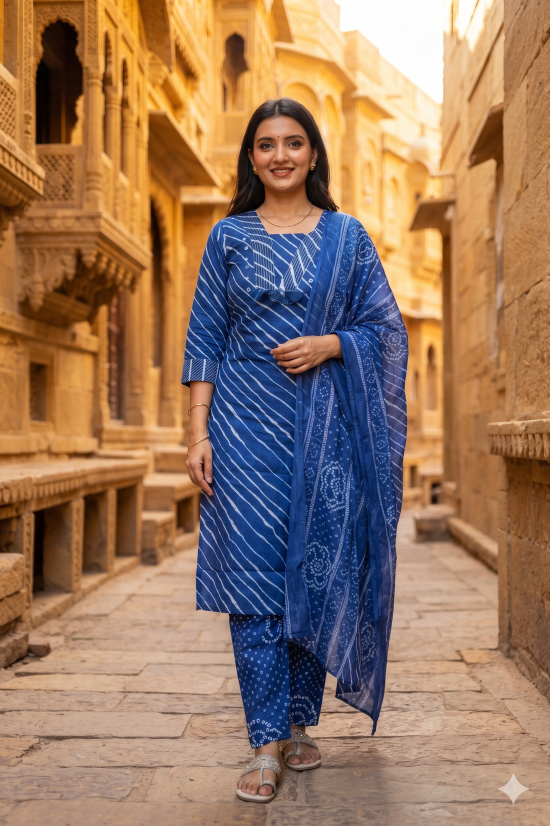
#> input picture marketing/product-photos/language-of-colours/blue-a-royal-blue-leheriya-suit.jpg, 1100 x 1651 px, found by its file name (shown at 1/2 size)
$ python language_of_colours_carousel.py ../product-photos/language-of-colours/blue-a-royal-blue-leheriya-suit.jpg ../product-photos/language-of-colours/blue-b-indigo-floral-coord.jpg
#> lines starting #> are read from the running program, lines starting #| are printed output that depends on the picture
#!/usr/bin/env python3
"""6-slide 4:5 carousel, "The language of Colours", in the layout of the reference post.

Slide 1: a painted-flower background with the white title "The language of Colours" (serif "The"/"of", large
script "language"/"Colours").
Slides 2-6: one colour each, as a 2 x 2 grid with no gaps:
    product photo  | mood picture (sky, leaves, mist, golden trees, blossom)
    text tile      | second product photo
The text tile has the colour's name in script and a short line in serif, tinted to that colour.

The mood pictures and the cover flowers are painted here in code. A real mood photo saved as
<photo-dir>/mood-<colour>.jpg (e.g. mood-warm-neutrals.jpg) is used instead of the painted one.

Usage:
    python3 language_of_colours_carousel.py <photo-dir> <out-dir>
"""
import math
import os
import sys

import numpy as np
from PIL import Image, ImageDraw, ImageFilter, ImageFont

W, H = 1080, 1350
TW, TH = W // 2, H // 2
FONTS = os.environ.get("KK_FONTS", "/tmp/claude-0/-home-user-kala-kari-creations/"
                       "b594b16c-4df2-59b6-99e4-9ab0ec789fa6/scratchpad/fonts")

# (name, poem lines, text-tile background, script colour, poem colour, photo a, photo b, mood painter, a-focus, b-focus)
COLOURS = [
    ("Blue", ["Calm as a clear sky,", "deep as hand-dyed indigo."], (255, 255, 255), (132, 148, 214), (150, 160, 205),
     "blue-a-royal-blue-leheriya-suit", "blue-b-indigo-floral-coord", "sky", 0.25, 0.3),
    ("Green", ["Fresh as new leaves,", "rooted in tradition."], (255, 255, 255), (118, 190, 168), (128, 182, 166),
     "green-a-parrot-green-jaipuri-suit", "green-b-olive-cotton-tunic", "leaves", 0.25, 0.3),
    ("Ivory", ["Soft, quiet and timeless,", "like a misty morning."], (171, 173, 177), (250, 250, 250),
     (245, 245, 246), "ivory-a-offwhite-black-tunic", "ivory-b-white-jaipuri-suit", "mist", 0.2, 0.25),
    ("Warm Neutrals", ["Earthy tones that feel", "like golden afternoons", "and coming home."], (255, 255, 255),
     (190, 172, 118), (180, 166, 128), "warm-a-coffee-pintuck-tunic", "warm-b-offwhite-brown-tunic", "golden",
     0.25, 0.05),
    ("Pink", ["Gentle, joyful and", "a little bit dreamy."], (255, 255, 255), (238, 168, 192), (236, 176, 196),
     "pink-a-baby-pink-jaipuri-suit", "pink-b-pink-jaipuri-handblock-suit", "blossom", 0.25, 0.28),
]


def font(fam, w, size, style="normal"):
    return ImageFont.truetype(os.path.join(FONTS, f"fontsource-{fam}", "package", "files",
                                           f"{fam}-latin-{w}-{style}.woff2"), size)


def fbm(h, w, seed, octaves=6, base=4):
#> called with h = 1350, w = 1080, seed = 30, octaves = 6, base = 6
    rng = np.random.default_rng(seed)
    out = np.zeros((h, w), np.float32)
    amp, tot = 1.0, 0.0
    for o in range(octaves):
        n = base * 2 ** o
        g = rng.random((max(2, int(n * h / w)), n)).astype(np.float32)
        out += amp * np.asarray(Image.fromarray(g).resize((w, h), Image.BICUBIC))
        tot += amp
        amp *= 0.5
    out /= tot
    return (out - out.min()) / (out.max() - out.min() + 1e-6)


def smooth(a, lo, hi):
    t = np.clip((a - lo) / (hi - lo), 0, 1)
    return t * t * (3 - 2 * t)


def vgrad(h, w, top, bot):
    t = np.linspace(0, 1, h)[:, None, None]
    return np.array(top, float) * (1 - t) + np.array(bot, float) * t * np.ones((1, w, 1))


def to_img(a):
    return Image.fromarray(np.clip(a, 0, 255).astype(np.uint8))


# ---------- mood pictures ----------

def mood_sky():
    img = vgrad(TH, TW, (104, 158, 226), (176, 212, 242))
    c = fbm(TH, TW, 11, 7, 3)
    c2 = fbm(TH, TW, 12, 5, 6)
    v = c * 0.8 + c2 * 0.35 + 0.18 * np.linspace(-0.4, 0.6, TW)[None, :]
    a = smooth(v, 0.46, 0.74)[..., None]
    up = np.roll(v, 18, axis=0)                       # brighter tops, grey-blue bases
    shade = (0.80 + 0.20 * smooth(v - up, -0.05, 0.08))[..., None]
    cloud = np.array([250, 251, 255]) * shade + np.array([-20, -10, 0]) * (1 - shade)
    img = img * (1 - a) + cloud * a
    return to_img(img).filter(ImageFilter.GaussianBlur(1.1))


def leaf_cluster(d, cx, cy, r, col, tip, rng):
    n = rng.integers(22, 30)
    for k in range(n):
        ang = 2 * math.pi * k / n + rng.normal(0, 0.12)
        L = r * rng.uniform(0.7, 1.05)
        wdt = r * 0.07
        pts = [(cx, cy)]
        for s in (1, -1):
            pass
        px, py = cx + L * math.cos(ang), cy + L * math.sin(ang)
        nx, ny = -math.sin(ang) * wdt, math.cos(ang) * wdt
        mx, my = cx + 0.45 * L * math.cos(ang), cy + 0.45 * L * math.sin(ang)
        d.polygon([(cx, cy), (mx + nx, my + ny), (px, py), (mx - nx, my - ny)], fill=col)
        d.line([(cx, cy), (px, py)], fill=tip, width=max(1, int(r * 0.02)))


def mood_leaves():
    rng = np.random.default_rng(5)
    base = to_img(vgrad(TH, TW, (52, 104, 98), (36, 82, 78)) * (0.85 + 0.3 * fbm(TH, TW, 3, 5, 3))[..., None])
    for layer, (blur, rr, cnt, col, tip) in enumerate([(14, 120, 14, (84, 140, 132), (110, 165, 156)),
                                                       (6, 100, 10, (112, 176, 164), (150, 204, 192)),
                                                       (1.4, 92, 6, (136, 202, 188), (182, 228, 216))]):
        lay = Image.new("RGBA", (TW, TH), (0, 0, 0, 0))
        d = ImageDraw.Draw(lay)
        for _ in range(cnt):
            cx, cy = rng.uniform(-40, TW + 40), rng.uniform(-40, TH + 40)
            leaf_cluster(d, cx, cy, rr * rng.uniform(0.8, 1.2), col + (255,), tip + (255,), rng)
        base = base.convert("RGBA")
        base.alpha_composite(lay.filter(ImageFilter.GaussianBlur(blur)))
    return base.convert("RGB")


# [99 lines left out: functions treeline, mood_mist, mood_golden, mood_blossom, not called in this run]


MOODS = {"sky": mood_sky, "leaves": mood_leaves, "mist": mood_mist, "golden": mood_golden, "blossom": mood_blossom}


# ---------- tiles ----------

def photo_tile(path, fy, zoom=1.16):
    """4:5 crop; the slight zoom keeps the generator's corner mark out of frame."""
    im = Image.open(path).convert("RGB")
    s = max(TW / im.width, TH / im.height) * zoom
    im = im.resize((round(im.width * s), round(im.height * s)), Image.LANCZOS)
    x = (im.width - TW) // 2
    y = int((im.height - TH) * fy)
    return im.crop((x, y, x + TW, y + TH))


def text_tile(name, lines, bg, c_script, c_body):
    t = Image.new("RGB", (TW, TH), bg)
    d = ImageDraw.Draw(t)
    words = name.split()
    fs = font("great-vibes", 400, 118 if len(words) == 1 else 104)
    fb = font("cormorant-garamond", 500, 33)
    pitch = 46
    block = len(words) * 100 + 30 + pitch * len(lines)
    y = TH / 2 - block / 2 + 50
    for wd in words:
        d.text((TW / 2, y), wd, font=fs, fill=c_script, anchor="mm")
        y += 100
    y += 10
    for ln in lines:
        d.text((TW / 2, y), ln, font=fb, fill=c_body, anchor="mm")
        y += pitch
    return t


# ---------- cover ----------

def petal(d, cx, cy, ang, L, w, fill, line):
    pts = []
    for k in range(25):
        t = k / 24
        r = L * t
        wd = w * math.sin(math.pi * t) ** 0.8 * (1 + 0.15 * math.sin(7 * t))
        pts.append((r, wd))
    poly = [(cx + r * math.cos(ang) - s * math.sin(ang), cy + r * math.sin(ang) + s * math.cos(ang))
            for r, s in pts] + [(cx + r * math.cos(ang) + s * math.sin(ang), cy + r * math.sin(ang) - s * math.cos(ang))
                                for r, s in reversed(pts)]
    d.polygon(poly, fill=fill)
    d.line(poly + [poly[0]], fill=line, width=3)
    for k in (-0.25, 0, 0.25):                # vein strokes
        a2 = ang + k * 0.6
        d.line([(cx, cy), (cx + 0.8 * L * math.cos(a2), cy + 0.8 * L * math.sin(a2))], fill=line, width=2)


def flower(lay, cx, cy, R, rng, base, line, centre=True):
    d = ImageDraw.Draw(lay)
    n = rng.integers(6, 9)
    for k in range(n):
        a = 2 * math.pi * k / n + rng.normal(0, 0.15)
        tint = rng.uniform(-14, 14)
        fill = tuple(int(min(255, max(0, c + tint))) for c in base) + (205,)
        petal(d, cx, cy, a, R * rng.uniform(0.85, 1.1), R * 0.42, fill, line + (230,))
    if centre:
        d.ellipse((cx - R * 0.2, cy - R * 0.2, cx + R * 0.2, cy + R * 0.2), fill=(244, 188, 56, 255))
        for _ in range(26):
            a, r = rng.uniform(0, 2 * math.pi), rng.uniform(0.15, 0.33) * R
            x, y = cx + r * math.cos(a), cy + r * math.sin(a)
            d.ellipse((x - 6, y - 6, x + 6, y + 6), fill=(236, 170, 40, 255))


def leaf(d, x, y, ang, L, w, col):
    petal(d, x, y, ang, L, w, col + (235,), tuple(int(c * 0.8) for c in col) + (200,))


def bud(d, x, y, ang, s):
    c = (128, 156, 210)
    d.ellipse((x - s, y - s * 0.8, x + s, y + s * 0.8), fill=c + (240,))
    d.polygon([(x - s, y), (x - s * 0.4, y - s * 1.2), (x, y - s * 0.3), (x + s * 0.4, y - s * 1.2), (x + s, y)],
              fill=(150, 176, 222, 240))
    d.ellipse((x - s * 0.18, y - s * 0.1, x + s * 0.18, y + s * 0.3), fill=(40, 52, 80, 255))
    d.line([(x - s * 0.5, y + s * 0.2), (x - s * 0.2, y + s * 0.6)], fill=(70, 90, 140, 255), width=3)


def cover():
    rng = np.random.default_rng(14)
    paper = vgrad(H, W, (222, 218, 210), (214, 210, 202)) + (fbm(H, W, 30, 6, 6)[..., None] - 0.5) * 14
    paper += rng.normal(0, 3, (H, W, 1))
    im = to_img(paper).convert("RGBA")
    lay = Image.new("RGBA", (W, H), (0, 0, 0, 0))
#> lay: PIL image 1080x1350 RGBA; every value is 0
    d = ImageDraw.Draw(lay)
    # stems and leaves
    olive = (176, 176, 140)
    for x0, y0, x1, y1 in ((560, 1350, 640, 300), (90, 1350, 260, 760), (980, 1350, 900, 900), (300, 0, 180, 420),
                           (760, 0, 820, 380), (40, 300, 300, 650)):
        d.line([(x0, y0), ((x0 + x1) / 2 + 40, (y0 + y1) / 2), (x1, y1)], fill=(150, 152, 112, 255), width=7,
               joint="curve")
    for _ in range(26):
        x, y = rng.uniform(0, W), rng.uniform(0, H)
        leaf(d, x, y, rng.uniform(0, 2 * math.pi), rng.uniform(120, 240), rng.uniform(26, 40),
             tuple(int(c + rng.uniform(-12, 12)) for c in olive))
    im.alpha_composite(lay.filter(ImageFilter.GaussianBlur(0.6)))
    # flowers: peach/coral blooms, as in the reference
    lay = Image.new("RGBA", (W, H), (0, 0, 0, 0))
    for cx, cy, R, base in ((700, 160, 210, (244, 178, 160)), (-20, 820, 230, (238, 128, 84)),
                            (980, 800, 220, (246, 190, 172)), (940, 1180, 210, (232, 92, 70)),
                            (600, 1000, 180, (240, 150, 110)), (60, 1240, 190, (246, 196, 180)),
                            (330, 520, 120, (246, 196, 182))):
        flower(lay, cx, cy, R, rng, base, tuple(int(c * 0.8) for c in base), centre=R < 200 or base[1] > 150)
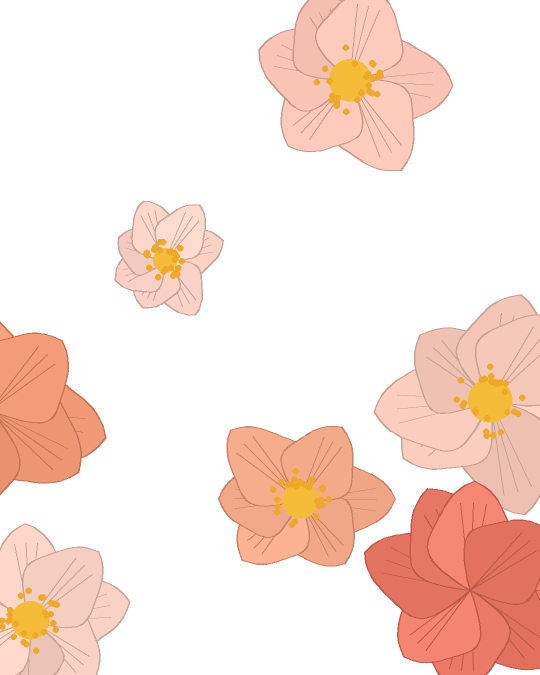
#> lay: PIL image 1080x1350 RGBA (shown at 1/2 size); mean R, G, B, A 81.2, 53.2, 42.6, 72.2; transparent parts drawn white
    tex = fbm(H, W, 31, 6, 10)
    a = np.asarray(lay.getchannel("A"), float) * (0.62 + 0.38 * tex)
    lay.putalpha(to_img(a))
    im.alpha_composite(lay.filter(ImageFilter.GaussianBlur(1.2)))
    lay = Image.new("RGBA", (W, H), (0, 0, 0, 0))
    d = ImageDraw.Draw(lay)
    for (x, y) in ((70, 120), (150, 230), (60, 330), (220, 330), (110, 470), (210, 60), (330, 140),
                   (460, 1170), (540, 1260), (620, 1180), (380, 1290), (700, 1300), (520, 1110), (840, 30)):
        bud(d, x, y, 0, rng.uniform(26, 36))
    im.alpha_composite(lay.filter(ImageFilter.GaussianBlur(0.5)))
    # a soft wash so the white title reads, like the reference's muted look
    wash = Image.new("RGBA", (W, H), (205, 200, 194, 0))
    yy = np.linspace(-1, 1, H)[:, None]
    xx = np.linspace(-1, 1, W)[None, :]
    a = np.clip(1 - (xx ** 2 / 0.9 + (yy - 0.05) ** 2 / 0.35), 0, 1) * 70
    wash.putalpha(to_img(a))
    im.alpha_composite(wash)
    # title
    t = Image.new("RGBA", (W, H), (0, 0, 0, 0))
    d = ImageDraw.Draw(t)
    serif = font("cormorant-garamond", 500, 74)
    script = font("great-vibes", 400, 230)
    for txt, f, y in (("The", serif, 445), ("language", script, 560), ("of", serif, 690), ("Colours", script, 820)):
        d.text((W / 2, y), txt, font=f, fill=(255, 255, 255, 255), anchor="mm")
    sh = t.getchannel("A").filter(ImageFilter.GaussianBlur(6)).point(lambda v: int(v * 0.25))
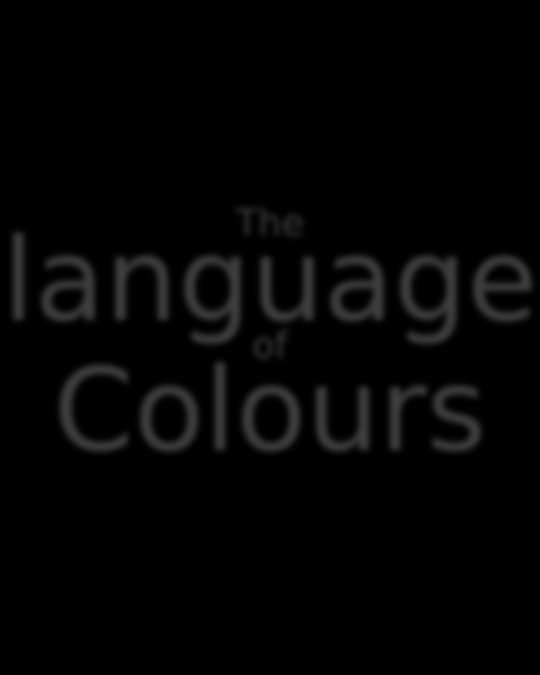
#> sh: PIL image 1080x1350 L (shown at 1/2 size); min 0, max 62, mean 4.3
    shadow = Image.new("RGBA", (W, H), (90, 70, 60, 0))
    shadow.putalpha(sh)
    im.alpha_composite(shadow, (2, 4))
    im.alpha_composite(t)
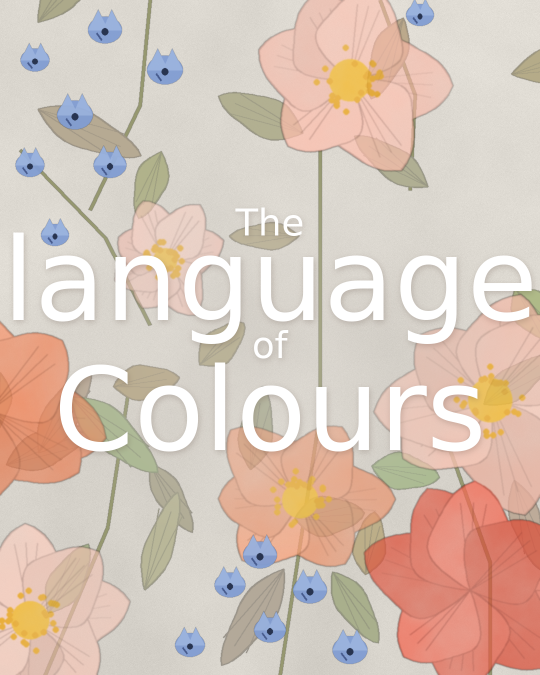
#> im: PIL image 1080x1350 RGBA (shown at 1/2 size); mean R, G, B, A 216.2, 197, 184.4, 255
    return im.convert("RGB")
#> returned value: PIL image 1080x1350 RGB


def main():
    src, out = sys.argv[1], sys.argv[2]
    os.makedirs(out, exist_ok=True)
    cover().save(os.path.join(out, "slide-1.jpg"), quality=94)
    for i, (name, lines, bg, cs, cb, a, b, mood, fa, fb_) in enumerate(COLOURS, 2):
        s = Image.new("RGB", (W, H))
#> s: PIL image 1080x1350 RGB; every value is 0
        s.paste(photo_tile(os.path.join(src, a + ".jpg"), fa), (0, 0))
        real = os.path.join(src, f"mood-{name.lower().replace(' ', '-')}.jpg")
        s.paste(photo_tile(real, 0.5, 1.0) if os.path.exists(real) else MOODS[mood](), (TW, 0))
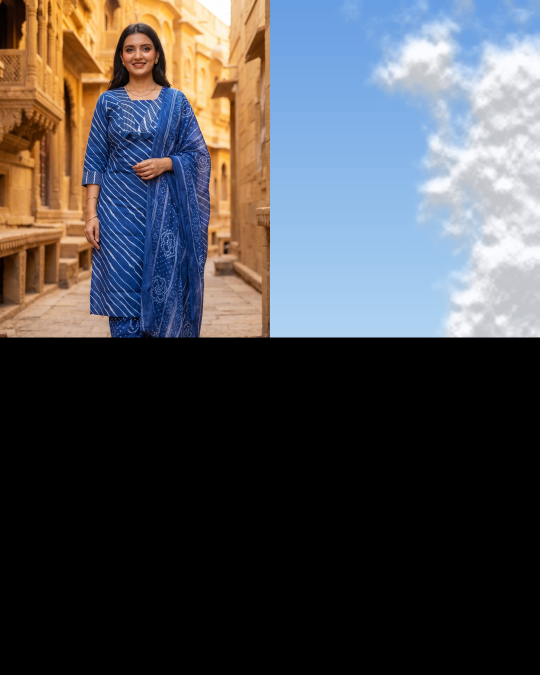
#> s: PIL image 1080x1350 RGB (shown at 1/2 size); mean R, G, B 77.1, 77.3, 80.9
        s.paste(text_tile(name, lines, bg, cs, cb), (0, TH))
#> in text_tile, `t = Image.new("RGB", (TW, TH), bg)`: t: PIL image 540x675 RGB; every value is 255
#> after the loop in text_tile, `for wd in words:`: y = 376.5
#> in text_tile, `y += 10`: y = 386.5
#> the loop in text_tile, `for ln in lines:` made 2 passes
#> y on passes 1 to 2: 432.5, 478.5
#> after the loop in text_tile, `for ln in lines:`: y = 478.5
        s.paste(photo_tile(os.path.join(src, b + ".jpg"), fb_), (TW, TH))
#> call 2 of photo_tile, with fy = 0.3, zoom = 1.16
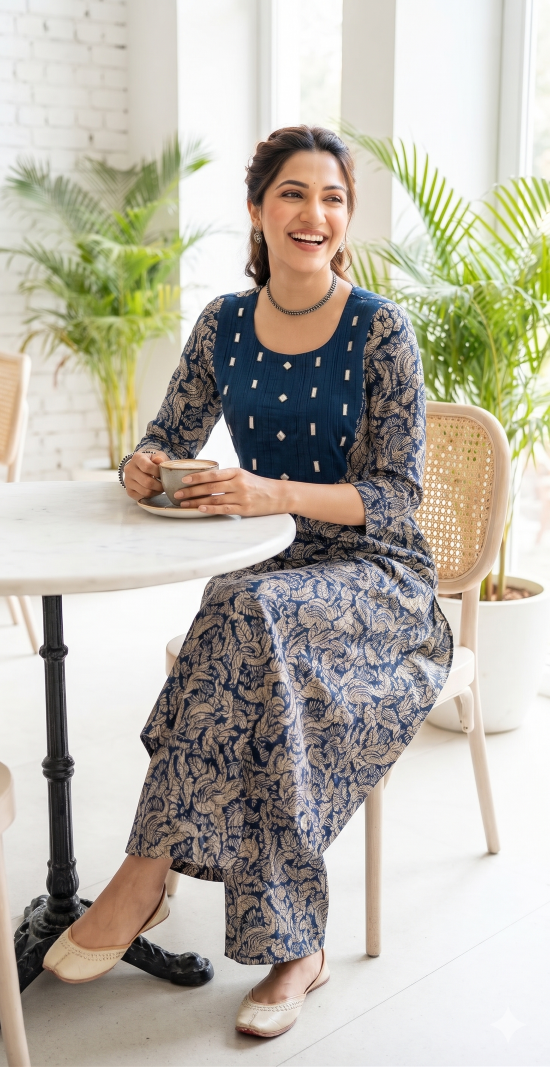
#> input picture marketing/product-photos/language-of-colours/blue-b-indigo-floral-coord.jpg, 1100 x 2133 px, found by its file name (shown at 1/2 size)
#> in photo_tile (call 2), `return im.crop((x, y, x + TW, y + TH))`:
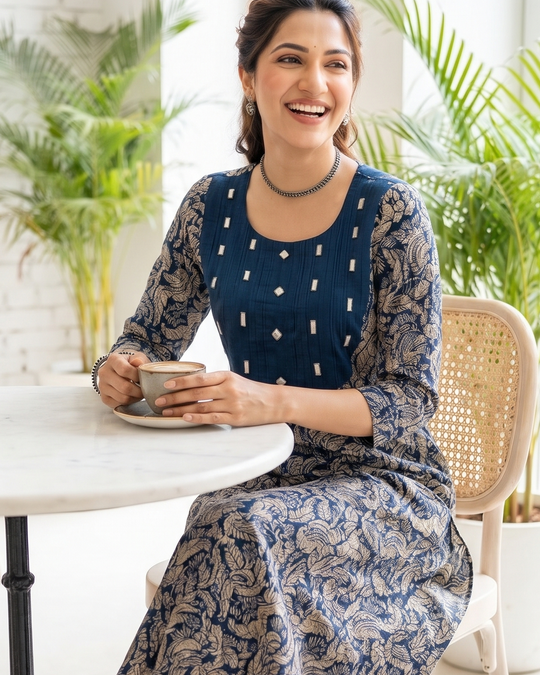
#> returned value: PIL image 540x675 RGB; mean R, G, B 167.5, 161.9, 145.4
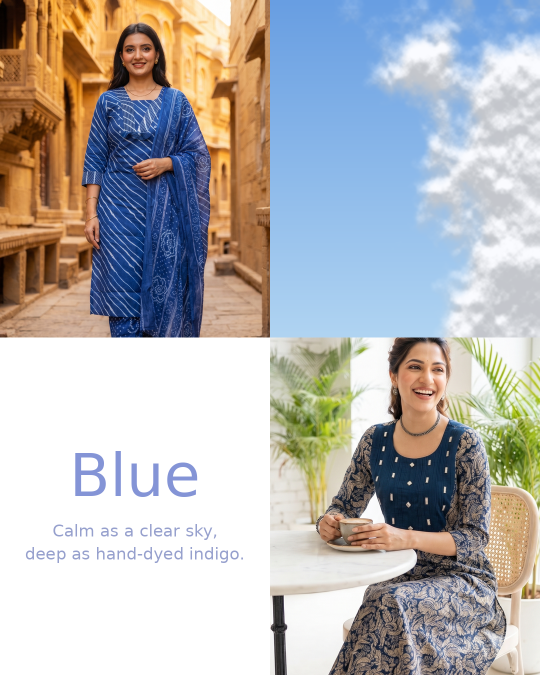
#> s: PIL image 1080x1350 RGB (shown at 1/2 size); mean R, G, B 181.8, 180.7, 180.6
        s.save(os.path.join(out, f"slide-{i}.jpg"), quality=94)
        print("slide", i, name)
#> pass 2 of the loop in main, `for i, (name, lines, bg, cs, cb, a, b, mood, fa, fb_) in enumerate(COL..`:
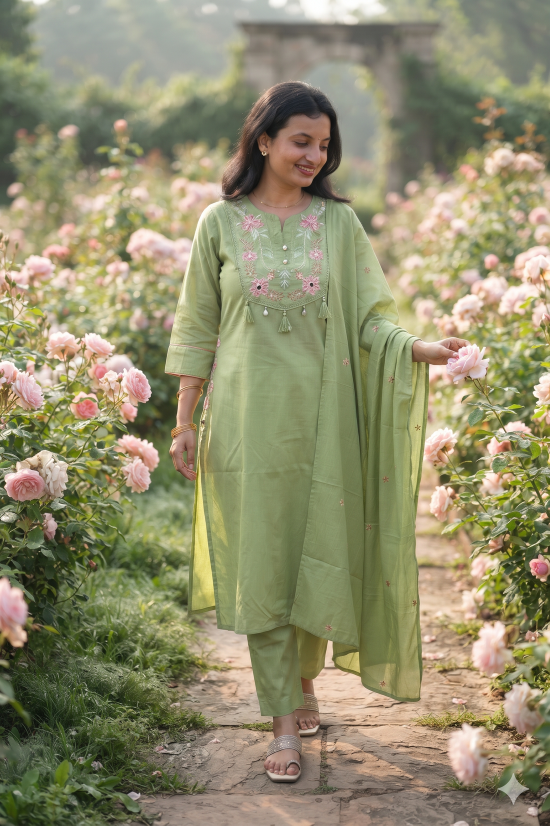
#> input picture marketing/product-photos/language-of-colours/green-a-parrot-green-jaipuri-suit.jpg, 1100 x 1651 px, found by its file name (shown at 1/2 size)
#> in main, `s.paste(photo_tile(os.path.join(src, a + ".jpg"), fa), (0, 0))`:
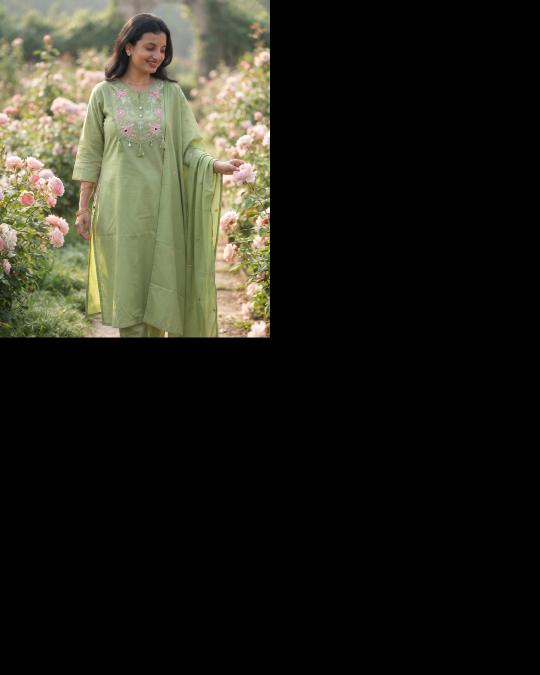
#> s: PIL image 1080x1350 RGB (shown at 1/2 size); mean R, G, B 37.4, 36.8, 27.9
#> after the loop in mood_leaves, `for layer, (blur, rr, cnt, col, tip) in enumerate([(14, 120, 14, (84, ..`:
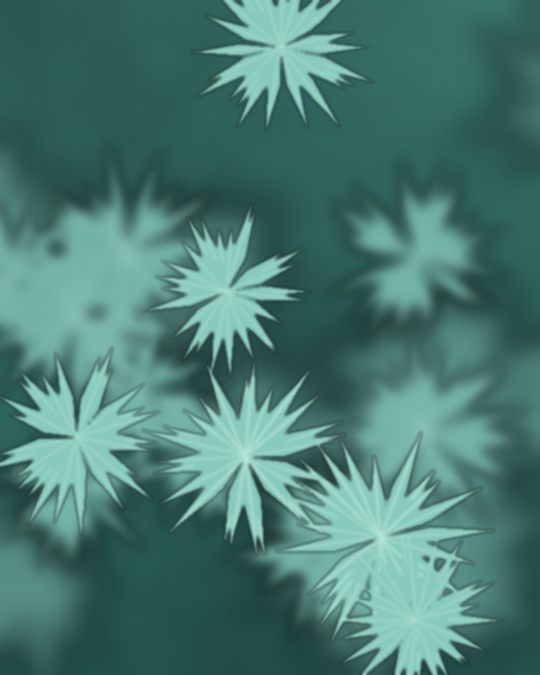
#> base: PIL image 540x675 RGBA; mean R, G, B, A 73, 121.9, 114.4, 255
#> the loop in text_tile (call 2), `for ln in lines:` made 2 passes


if __name__ == "__main__":
#> (the run stopped early here; a loop or call above may not have finished)
